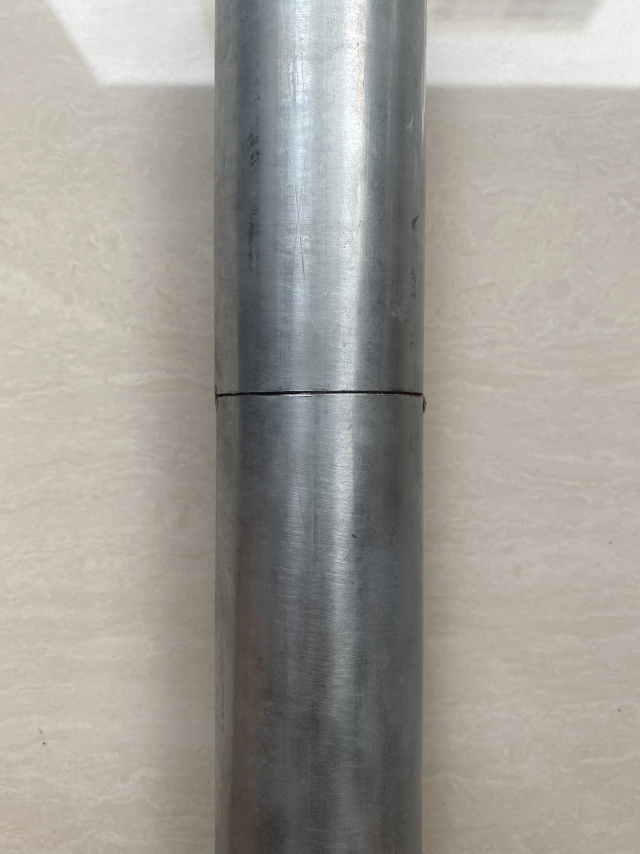
#> input picture image/image/image_19.png, 1920 x 2560 px, found by its file name (shown at 1/3 size)
$ python test.py
#> lines starting #> are read from the running program, lines starting #| are printed output that depends on the picture
import cv2 as cv


img = cv.imread('image_19.png',cv.IMREAD_COLOR)
#> img is the input picture: shape (2560, 1920, 3); mean B, G, R 151, 157.7, 161.2
img = cv.resize(img, dsize=(600, 600))
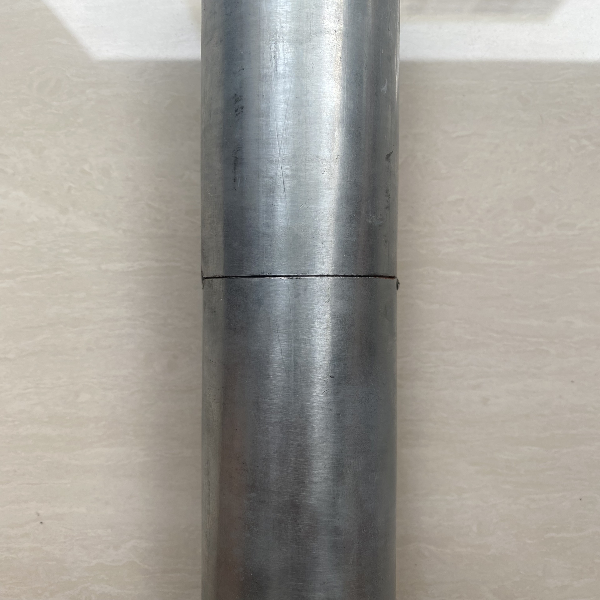
#> img: shape (600, 600, 3); mean B, G, R 150.9, 157.6, 161.1

cv.imshow('result',img)
cv.waitKey(0)
cv.destroyAllWindows

$ run again, with image/image/image_101.png copied over image/image/image_19.png
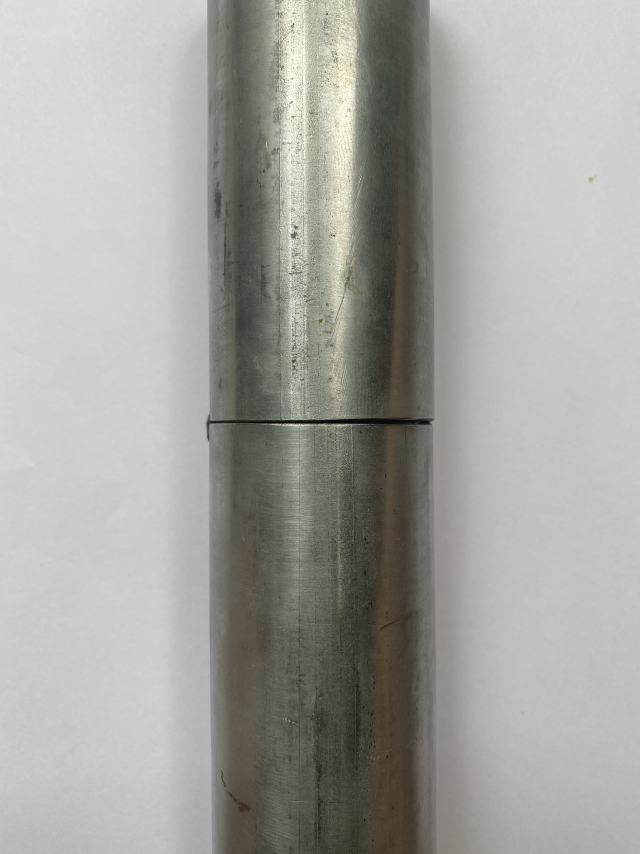
#> input picture image/image/image_101.png, 1920 x 2560 px, found by its file name (shown at 1/3 size)
#> img is the input picture: shape (2560, 1920, 3); mean B, G, R 160.3, 163.9, 164.7
#> `img = cv.resize(img, dsize=(600, 600))`:
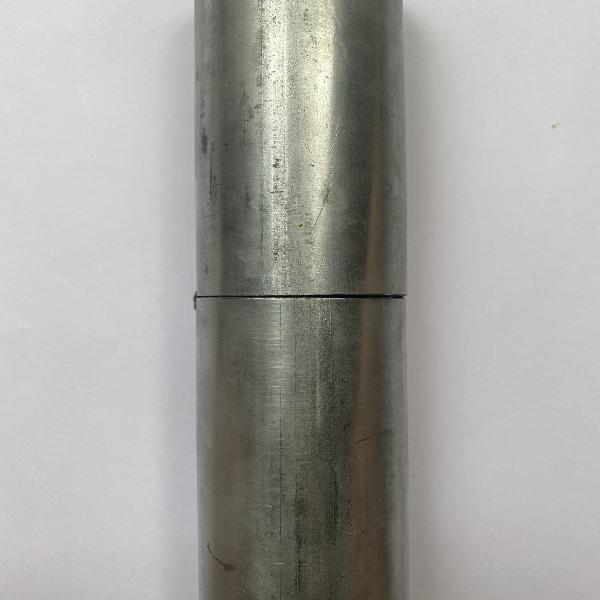
#> img: shape (600, 600, 3); mean B, G, R 160.2, 163.8, 164.6
